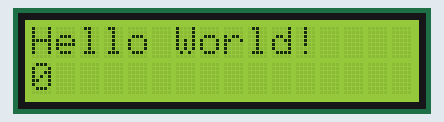
Simulated run of this sketch. Board: Arduino Mega 2560, built with avr-gcc and run on an emulated ATmega2560. On the bench: 16×2 character LCD.

Above: at 0.1 s.
At 4.1 s:
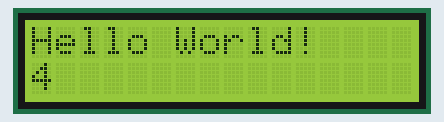
At 9.1 s:
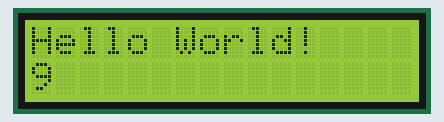
At 19.1 s:
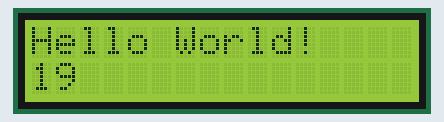
At 28.1 s:
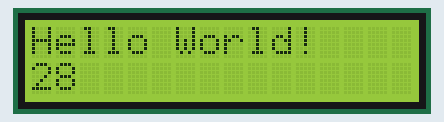
At 38.1 s:
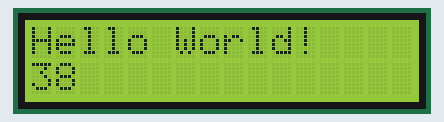

Measured:
- what the display in image 1 shows lasts 1.0 s, from 4.1 s to 5.1 s

The sketch:

lcd_test.ino
```cpp
//Include the library code:
#include <LiquidCrystal.h>

//Initialize the library with the numbers of the interface pins
LiquidCrystal lcd(23, 25, 27, 29, 31, 33); //(rs, enable, d4, d5, d6, d7)

uint32_t cnt;

void setup()
{
//Set up the LCD's number of columns and rows:
lcd.begin(16, 2);
lcd.clear();

//Print a message to the LCD.
lcd.print("Hello World!");

}
void loop()
{
  //Move cursor to second line, first position
  lcd.setCursor(0,1);
  //Print Current Time
  lcd.print(cnt);
  //Wait 1 second
  delay(1000);
  //Increment the time
  cnt++;
}
```
